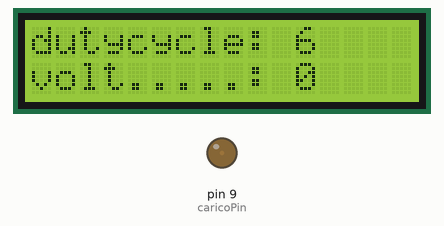
Simulated run of this sketch. Board: Arduino Uno, built with avr-gcc and run on an emulated ATmega328P. On the bench: 16×2 character LCD, output pins drawn as LEDs (lit = HIGH).

Above: at 0.57 s.
At 4.88 s:
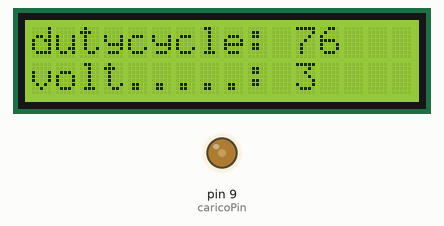
At 9.4 s:
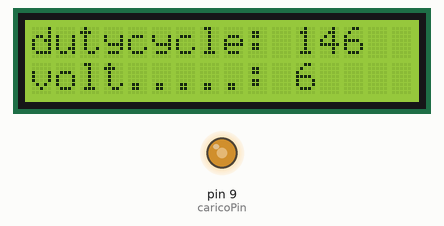
At 35.5 s:
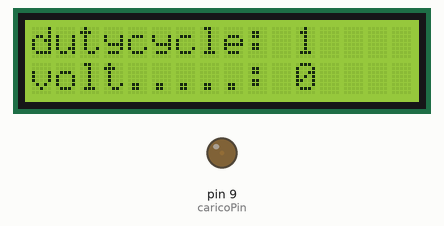
Timing chart, 0 to 40.0 s (numbered marks = the images above):
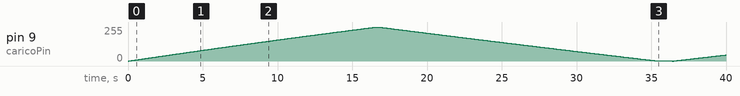

The sketch:

Generatore_ciclopwm_2X16seriale.ino
```cpp
/* Generatore impulsi PWM con ciclopwm variabile:
 * Genera una uscita PWM con andamento a crescere e poi a decrescere:
 * Evidenzia il duty cycle sul display, insieme alla tensione di uscita:
 * usare Arduino UNO e display SERIALE 2x16:
 * Video YouTube: https://youtu.be/301RBk-4-e8
 */
#include <Arduino.h>                   //inclusione della libreria base:
#include <Wire.h>                      // libreria necessaria pere diplay seriale:
#include <LiquidCrystal_I2C.h>         //inclusione della libreria per display seriale:
LiquidCrystal_I2C lcd(0x27, 2, 1, 0, 4, 5, 6, 7, 3, POSITIVE);    // impostazione display seriale NewLiquidCristal:
//
int caricoPin = 9;             // carico analogico PWM pin 9:
int ciclopwm = 0;
int aumento = 1;
int conta = 0;
int velocita = 25;
int aumentovelocita = 1;
int volt_ingresso = 12;
void setup()
{
  pinMode(caricoPin, OUTPUT);
  lcd.begin(16,2); // Inizializzo LCD 16 caratteri per 2 linee, SERIALE:
  lcd.clear();
}
void loop()
{
  conta = conta + 1;
  ciclopwm = ciclopwm + aumento;
  //
  if (ciclopwm > 255)
  {
  aumento = -1;
  }
  //
  if (ciclopwm < 1)
  {
  aumento = +1;
  delay(1000);
  }
  //
  analogWrite (caricoPin, ciclopwm);
  //
  //
  if (conta > 30)
  {
    velocita = velocita + aumentovelocita;
    if (velocita > 50) aumentovelocita = -1;
    if (velocita < 2) aumentovelocita = +1;
    conta = 0;
  }
  delay (velocita);
  //
  lcd.setCursor(0, 0);
  lcd.print("dutycycle:      ");
  lcd.setCursor(11, 0);
  lcd.print(ciclopwm);
  lcd.setCursor(0, 1);
  lcd.print("volt.....:      ");
  lcd.setCursor(11, 1);
  lcd.print(volt_ingresso*ciclopwm/253);
//
}
//FINE by SoftPlus per blog Mauro Alfieri
```
